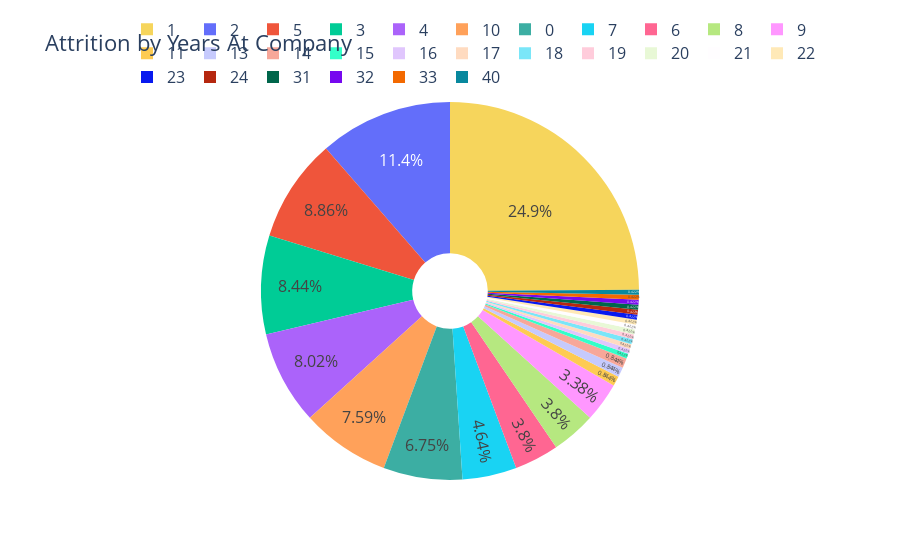

Notebook code cell kept with this figure:
### Code cell
# Calculate count of attrition by department
attrition_by = attrition_data.groupby(["YearsAtCompany"]).size().reset_index(name="Count")
attrition_by

# Create donut chart
fig= go.Figure(
    data= [go.Pie(
        labels = attrition_by["YearsAtCompany"],
        values = attrition_by["Count"],
        hole=0.2,
        marker=dict(
            colors = ['#3CAEA3', '#F6D55C']),
        textposition = "inside"
    )])

# Update layout
fig.update_layout(
    title = "Attrition by Years At Company",
    font= dict(size=16),
    legend = dict(
        orientation="h",
        yanchor ="bottom",
        y=1.02,
        xanchor ="right",
        x=1
    )
)

fig.show()

### Figure 1 — Plotly figure (JSON) as saved in the notebook; plotly's stock layout.template omitted (floating-point values rounded to 4 significant figures)
{"data": [{"hole": 0.2, "labels": [0, 1, 2, 3, 4, 5, 6, 7, 8, 9, 10, 11, 13, 14, 15, 16, 17, 18, 19, 20, 21, 22, 23, 24, 31, 32, 33, 40], "marker": {"colors": ["#3CAEA3", "#F6D55C"]}, "textposition": "inside", "type": "pie", "values": [16, 59, 27, 20, 19, 21, 9, 11, 9, 8, 18, 2, 2, 2, 1, 1, 1, 1, 1, 1, 1, 1, 1, 1, 1, 1, 1, 1]}], "layout": {"font": {"size": 16}, "legend": {"orientation": "h", "x": 1, "xanchor": "right", "y": 1.02, "yanchor": "bottom"}, "title": {"text": "Attrition by Years At Company"}}}
